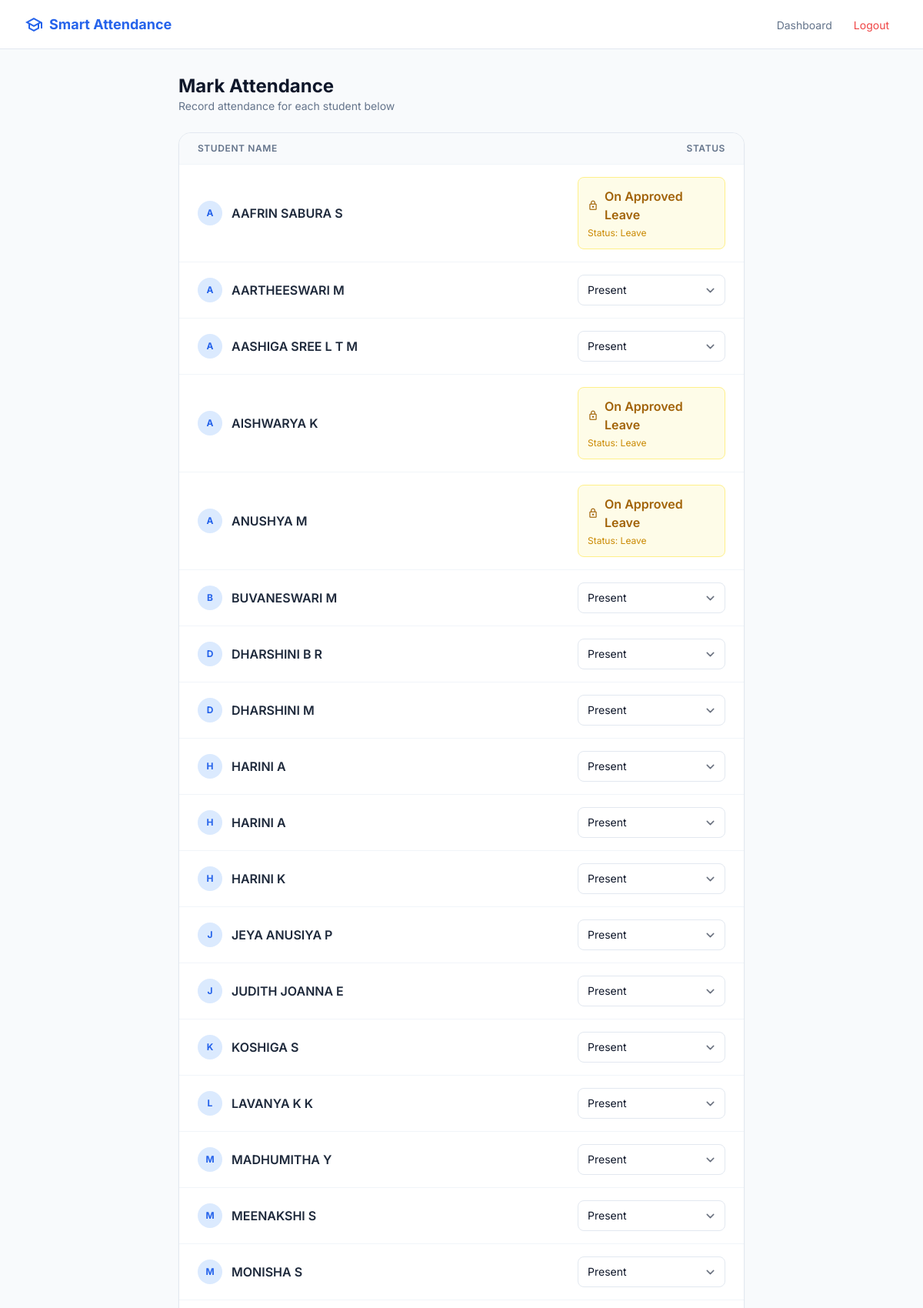
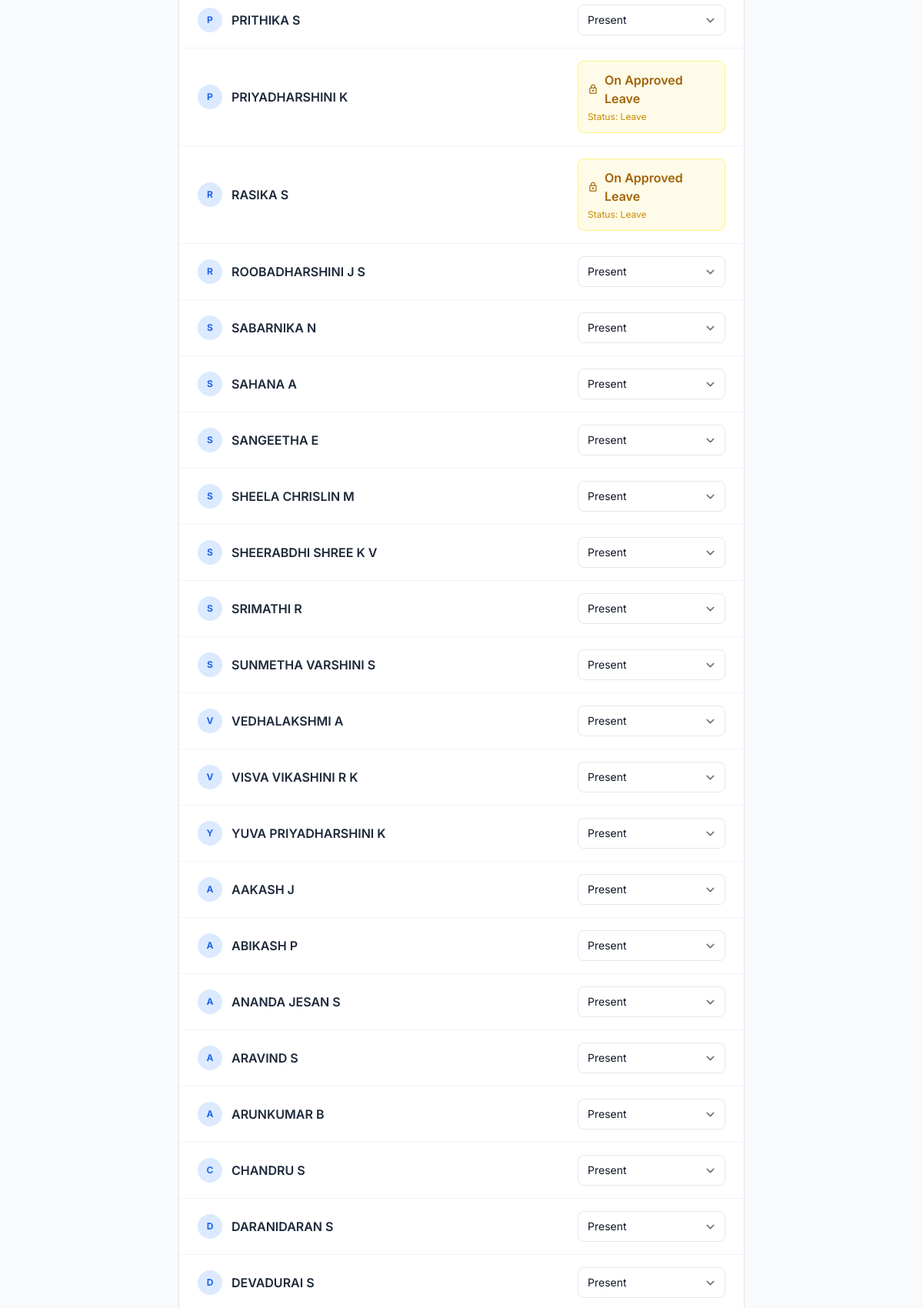
The app's page /teacher/mark-attendance/ (signed in, upper part) with its own data (2 pictures, top to bottom).
### leave_app/models.py (models this page shows, shortened)
class Student(models.Model):
    user = models.OneToOneField(User, on_delete=models.CASCADE, null=True, blank=True, related_name='student_profile')
    name = models.CharField(max_length=100)
    roll_no = models.CharField(max_length=20, unique=True)
    reg_no = models.CharField(max_length=30, unique=True)
    password = models.CharField(max_length=255)
    batch = models.CharField(max_length=20, default="2024-2028")
    department = models.ForeignKey(Department, on_delete=models.SET_NULL, null=True, blank=True)
    mentor = models.ForeignKey(User, on_delete=models.SET_NULL, null=True, blank=True, related_name='assigned_students')
    class_incharge = models.ForeignKey(User, on_delete=models.SET_NULL, null=True, blank=True, related_name='ci_students')

### leave_app/views.py (the view, shortened to what this page needs)
# urls.py: path('teacher/mark-attendance/', views.mark_attendance, name='mark_attendance'),
@login_required
def mark_attendance(request):
    if not request.user.is_staff:
        return HttpResponse('Unauthorized', status=403)
    today = date.today()
    students = Student.objects.all().order_by('roll_no')
    students_on_leave_ids = set(
        LeaveRequest.objects.filter(
            from_date__lte=today,
            to_date__gte=today,
            status='APPROVED'
        ).values_list('student_id', flat=True)
    )
    attendance_records = Attendance.objects.filter(
        date=today
    ).select_related('student')
    attendance_map = {}
    for att in attendance_records:
        if att.student_id not in attendance_map:
            attendance_map[att.student_id] = att.status
    student_data = []
    for student in students:
        is_on_leave = student.id in students_on_leave_ids
        if is_on_leave:
            current_status = 'Leave'
        else:
            current_status = attendance_map.get(student.id, 'Present')
        student_data.append({
            'student': student,
            'status': current_status,
            'is_on_leave': is_on_leave
        })
    return render(
        request,
        'mark_attendance.html',
        {
            'student_data': student_data,
            'today': today
        }
    )

### templates/mark_attendance.html (shortened to what this page needs)
<!DOCTYPE html>
<html class="light" lang="en">
<head>
<script src="https://cdn.tailwindcss.com?plugins=forms,container-queries"></script>
</head>
<body class="min-h-screen flex flex-col">
<nav class="h-16 bg-white border-b border-slate-200 flex items-center px-6 md:px-8 sticky top-0 z-50">
  <a class="flex items-center gap-2 font-bold text-blue-600 text-lg no-underline" href="{% url 'teacher_dashboard' %}">
    <span class="material-symbols-outlined text-2xl">school</span>
    <span class="hidden sm:inline">Smart Attendance</span>
  </a>
  <ul class="flex gap-1 ml-auto items-center">
    <li>
      <a class="nav-link px-3 py-2 rounded-lg text-sm text-slate-500 no-underline"
         href="{% url 'teacher_dashboard' %}">
        Dashboard
      </a>
    </li>
    <li>
      <a class="nav-link px-3 py-2 rounded-lg text-sm text-red-500 no-underline"
         href="{% url 'logout' %}">
        Logout
      </a>
    </li>
  </ul>
</nav>
<main class="flex-1 max-w-3xl mx-auto w-full px-4 py-8">
  <div class="mb-6">
    <h2 class="text-2xl font-bold">Mark Attendance</h2>
    <p class="text-sm text-slate-500">Record attendance for each student below</p>
  </div>
  <div class="bg-white border border-slate-200 rounded-2xl overflow-hidden shadow-sm">
    <form method="POST">
      <div class="divide-y divide-slate-100">
        <div class="hidden md:flex px-6 py-3 bg-slate-50 text-xs font-semibold text-slate-500 uppercase tracking-wider">
          <div class="flex-1">Student Name</div>
          <div class="w-48 text-right">Status</div>
        </div>
        {% for item in student_data %}
        <div class="flex flex-col md:flex-row md:items-center justify-between px-6 py-4 gap-3 hover:bg-slate-50 transition">
          <div class="flex items-center gap-3">
            <div class="w-8 h-8 rounded-full bg-blue-100 flex items-center justify-center text-blue-600 font-bold text-xs">
              {{ item.student.name|slice:":1" }}
            </div>
            <span class="font-semibold text-slate-800">
              {{ item.student.name }}
            </span>
          </div>
          <div class="w-full md:w-48">
  {% if item.is_on_leave %}
    <div class="bg-yellow-50 border border-yellow-200 rounded-lg p-3">
      <div class="flex items-center gap-2 text-yellow-700 font-semibold">
        <span class="material-symbols-outlined text-sm">lock</span>
        On Approved Leave
      </div>
      <div class="text-xs text-yellow-600 mt-1">
        Status: Leave
      </div>
    </div>
  {% else %}
    <select
      name="status_{{ item.student.id }}"
      class="w-full h-10 px-3 border border-slate-200 rounded-lg text-sm focus:ring-2 focus:ring-blue-200 focus:border-blue-500"
    >
      <option value="Present"
        {% if item.status == "Present" %}selected{% endif %}>
        Present
      </option>
    </select>
  {% endif %}
</div>
        </div>
        {% endfor %}
      </div>
    </form>
  </div>
</main>
</body>
</html>

### templates/mark_attendance.html (style rules this page uses)
body { font-family: 'Inter', sans-serif; background-color: #F8FAFC; color: #0F172A; min-height: 100vh; display: flex; flex-direction: column; }
.material-symbols-outlined { font-variation-settings: 'FILL' 0, 'wght' 400, 'GRAD' 0, 'opsz' 24; vertical-align: middle; }
.nav-link { transition: all 0.2s ease; }

### records on screen
Student: student.name "A", student.name "AAFRIN SABURA S", shows "On Approved Leave"
Student: student.name "A", student.name "AARTHEESWARI M", id "Present"
Student: student.name "A", student.name "AASHIGA SREE L T M", id "Present"
Student: student.name "A", student.name "AISHWARYA K", shows "On Approved Leave"
Student: student.name "A", student.name "ANUSHYA M", shows "On Approved Leave"
Student: student.name "B", student.name "BUVANESWARI M", id "Present"
Student: student.name "D", student.name "DHARSHINI B R", id "Present"
Student: student.name "D", student.name "DHARSHINI M", id "Present"
Student: student.name "H", student.name "HARINI A", id "Present"
Student: student.name "H", student.name "HARINI A", id "Present"
Student: student.name "H", student.name "HARINI K", id "Present"
Student: student.name "J", student.name "JEYA ANUSIYA P", id "Present"
Student: student.name "J", student.name "JUDITH JOANNA E", id "Present"
Student: student.name "K", student.name "KOSHIGA S", id "Present"
Student: student.name "L", student.name "LAVANYA K K", id "Present"
Student: student.name "M", student.name "MADHUMITHA Y", id "Present"
Student: student.name "M", student.name "MEENAKSHI S", id "Present"
Student: student.name "M", student.name "MONISHA S", id "Present"
Student: student.name "P", student.name "PRITHIKA S", id "Present"
Student: student.name "P", student.name "PRIYADHARSHINI K", shows "On Approved Leave"
Student: student.name "R", student.name "RASIKA S", shows "On Approved Leave"
Student: student.name "R", student.name "ROOBADHARSHINI J S", id "Present"
Student: student.name "S", student.name "SABARNIKA N", id "Present"
Student: student.name "S", student.name "SAHANA A", id "Present"
Student: student.name "S", student.name "SANGEETHA E", id "Present"
Student: student.name "S", student.name "SHEELA CHRISLIN M", id "Present"
Student: student.name "S", student.name "SHEERABDHI SHREE K V", id "Present"
Student: student.name "S", student.name "SRIMATHI R", id "Present"
Student: student.name "S", student.name "SUNMETHA VARSHINI S", id "Present"
Student: student.name "V", student.name "VEDHALAKSHMI A", id "Present"
Student: student.name "V", student.name "VISVA VIKASHINI R K", id "Present"
Student: student.name "Y", student.name "YUVA PRIYADHARSHINI K", id "Present"
Student: student.name "A", student.name "AAKASH J", id "Present"
Student: student.name "A", student.name "ABIKASH P", id "Present"
Student: student.name "A", student.name "ANANDA JESAN S", id "Present"
Student: student.name "A", student.name "ARAVIND S", id "Present"
Student: student.name "A", student.name "ARUNKUMAR B", id "Present"
Student: student.name "C", student.name "CHANDRU S", id "Present"
Student: student.name "D", student.name "DARANIDARAN S", id "Present"
Student: student.name "D", student.name "DEVADURAI S", id "Present"
